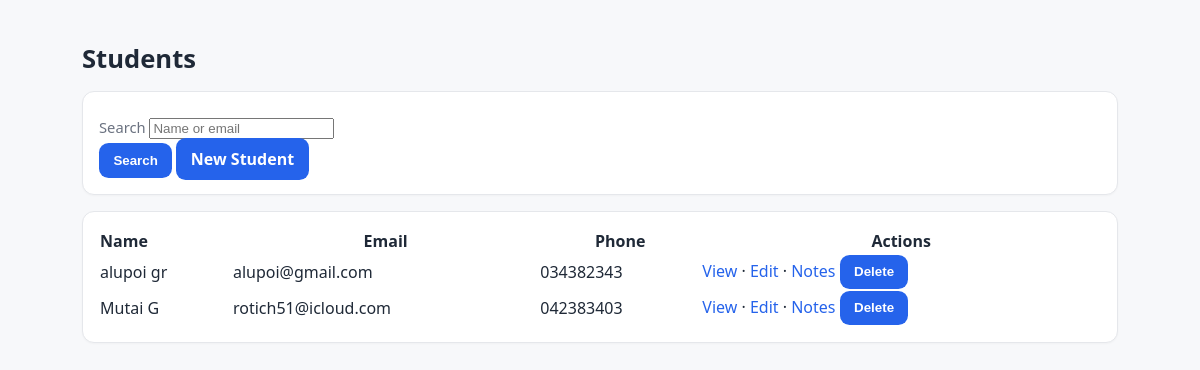
Screenshot of /public/students/index.php (signed in) with the database file from the repository.
### tables this page shows
CREATE TABLE `students` (
  `id` int(11) NOT NULL,
  `user_id` int(11) DEFAULT NULL,
  `branch_id` int(11) DEFAULT NULL,
  `date_of_birth` date DEFAULT NULL,
  `emergency_contact_name` varchar(120) DEFAULT NULL,
  `emergency_contact_phone` varchar(50) DEFAULT NULL,
  `created_at` timestamp NOT NULL DEFAULT current_timestamp()
);

CREATE TABLE `users` (
  `id` int(11) NOT NULL,
  `email` varchar(191) NOT NULL,
  `password_hash` varchar(255) DEFAULT NULL,
  `first_name` varchar(100) NOT NULL,
  `last_name` varchar(100) NOT NULL,
  `phone` varchar(50) DEFAULT NULL,
  `is_active` tinyint(1) NOT NULL DEFAULT 1,
  `created_at` timestamp NOT NULL DEFAULT current_timestamp(),
  `role` enum('admin','staff','instructor','student') NOT NULL DEFAULT 'student'
);

### php/Models/Student.php (called while the page is built, shortened)
<?php
class Student
{
    public static function all(?string $q = null): array {
        $pdo = Database::pdo();
        $sql = "SELECT s.*, b.name AS branch_name, u.email, u.first_name, u.last_name, u.phone
                FROM students s
                LEFT JOIN branches b ON b.id = s.branch_id
                LEFT JOIN users u ON u.id = s.user_id
                ORDER BY COALESCE(u.first_name,''), COALESCE(u.last_name,''), s.id";
        return $pdo->query($sql)->fetchAll(PDO::FETCH_ASSOC);
    }
}

### public/students/index.php (the view, shortened to what this page needs)
<?php
require_once __DIR__ . '/../../php/Models/Student.php';
$q = trim($_GET['q'] ?? '');
$rows = Student::all($q);
?>
<!doctype html>
<html lang="en">
<head>
  <link rel="stylesheet" href="../../assets/css/main.css">
</head>
<body>
<main class="container">
  <h1>Students</h1>
  <form method="get" class="card" style="margin-bottom:1rem;">
    <label>Search <input name="q" value="<?= htmlspecialchars($q) ?>" placeholder="Name or email"></label>
    <button type="submit">Search</button>
    <a class="btn" href="create.php">New Student</a>
  </form>
  <div class="card">
    <table style="width:100%; border-collapse:collapse;">
      <thead><tr>
        <th style="text-align:left">Name</th>
        <th>Email</th>
        <th>Phone</th>
        <th>Actions</th>
      </tr></thead>
      <tbody>
      <?php foreach ($rows as $s): $sid=(int)$s['id']; $nm=trim(($s['first_name']??'').' '.($s['last_name']??'')); ?>
        <tr>
          <td><?= htmlspecialchars($nm ?: ('Student #'.$sid)) ?></td>
          <td><?= htmlspecialchars($s['email'] ?? '') ?></td>
          <td><?= htmlspecialchars($s['phone'] ?? '') ?></td>
          <td>
            <a href="view.php?id=<?= $sid ?>">View</a> ·
            <a href="edit.php?id=<?= $sid ?>">Edit</a> ·
            <a href="/origin-driving/public/students/notes.php?student_id=<?= $sid ?>">Notes</a>
            <form method="post" action="delete.php" style="display:inline" onsubmit="return confirm('Delete this student?');">
              <button type="submit">Delete</button>
            </form>
          </td>
        </tr>
      <?php endforeach; if (empty($rows)): ?>
        <tr><td colspan="4">No students found.</td></tr>
      <?php endif; ?>
      </tbody>
    </table>
  </div>
</main>
</body>
</html>

### assets/css/main.css (style rules this page uses)
:root { --bg:#f7f8fa; --card:#ffffff; --text:#1f2937; --muted:#6b7280; --primary:#2563eb; --primary-600:#1d4ed8; --border:#e5e7eb; --accent:#10b981; --danger:#ef4444; }
* { box-sizing:border-box }
html,body { height:100% }
body { margin:0; font-family:system-ui,-apple-system,Segoe UI,Roboto,Ubuntu,Cantarell,Noto Sans,sans-serif; color:var(--text); background:var(--bg); line-height:1.5; }
.container { max-width:1100px;margin:5px auto;padding:2rem }
a { color:var(--primary);text-decoration:none }
.card { background:var(--card);border:1px solid var(--border);border-radius:12px;padding:1rem;margin:.75rem 0;box-shadow:0 1px 2px rgba(0,0,0,.03) }
h1 { font-size:1.6rem;margin:.2rem 0 .8rem }
form label { display:block;margin:.5rem 0 .25rem;color:var(--muted);font-size:.92rem }
button,.btn,input[type="submit"] { appearance:none;border:0;border-radius:.6rem;background:var(--primary);color:#fff;padding:.6rem .9rem;font-weight:600;cursor:pointer }

### rows the page displays
students: user.last_name "alupoi gr", user.email "alupoi@gmail.com", user.phone "034382343"
students: user.last_name "Mutai G", user.email "rotich51@icloud.com", user.phone "042383403"
